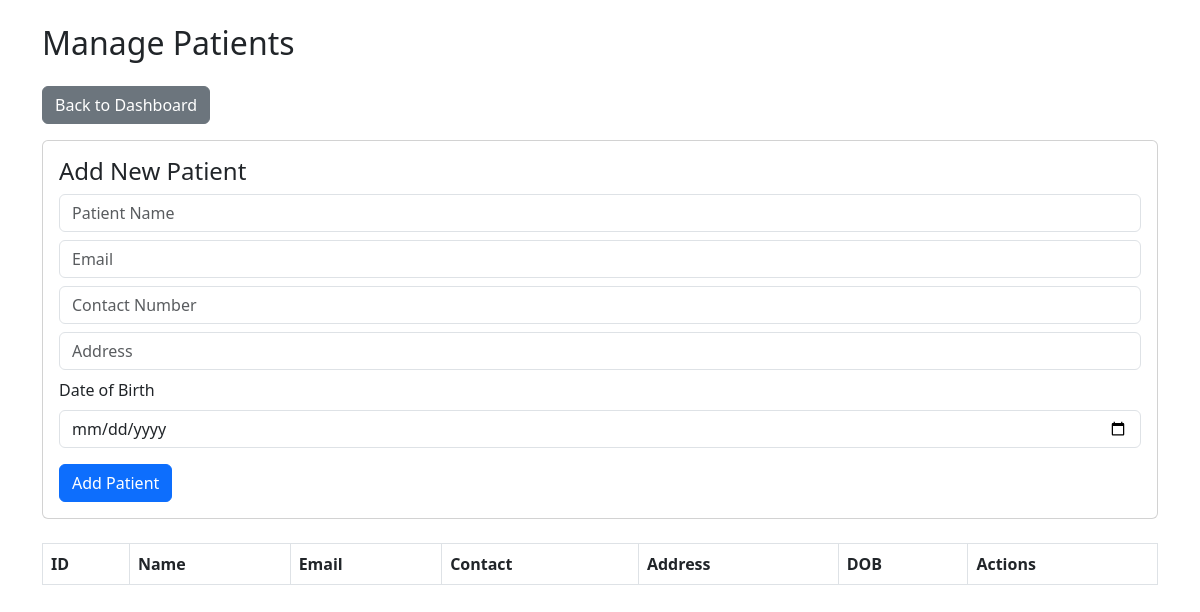
The page /admin/patients (signed in) on the database as committed earlier.
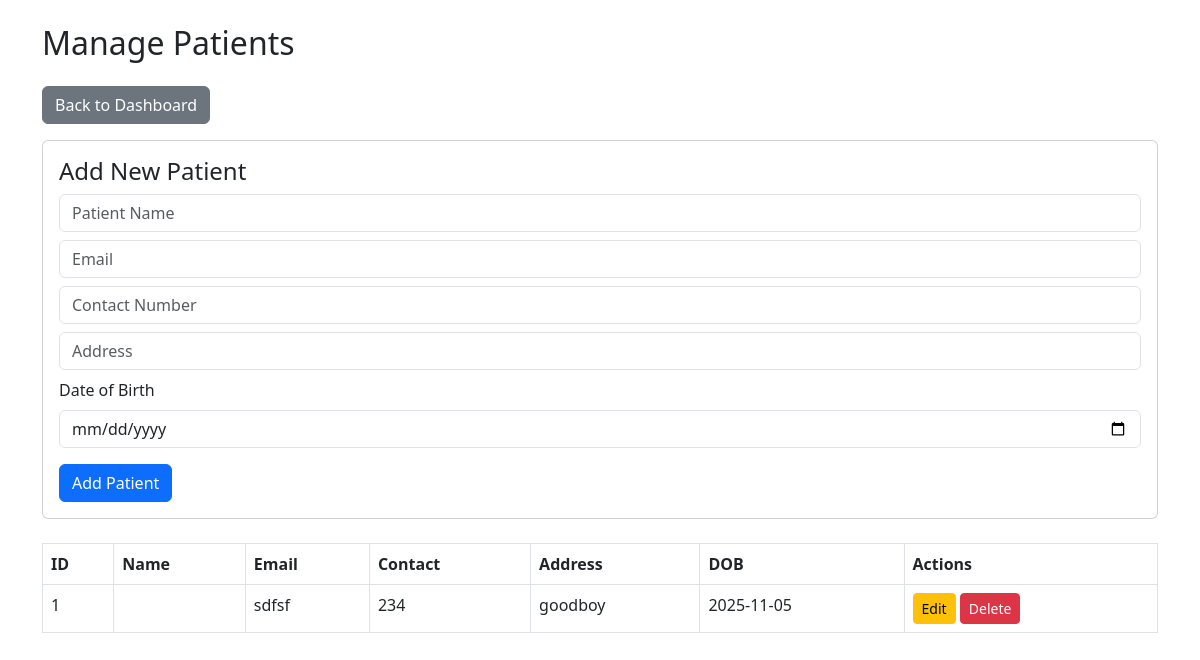
The same page on the database as committed later.
### app.py (models this page shows)
class PatientProfile(db.Model):
    id = db.Column(db.Integer, primary_key=True)
    email = db.Column(db.String(120), unique=True, nullable=False)
    contact = db.Column(db.String(20), nullable=False)
    address = db.Column(db.String(200), nullable=False)
    dob = db.Column(db.Date, nullable=False)
    user_id = db.Column(db.Integer, db.ForeignKey('user.id'), unique=True)

### app.py (the view)
@app.route("/admin/patients")
@login_required
def manage_patients():
    if current_user.role != "admin":
        abort(403)
    patients = PatientProfile.query.all()
    return render_template("manage_patients.html", patients=patients)

### app.py (called while the page is built)
@login_manager.user_loader
def load_user(user_id):
    return User.query.get(int(user_id))

### templates/manage_patients.html (shortened to what this page needs)
<!DOCTYPE html>
<html lang="en">
<head>
    <link href="https://cdn.jsdelivr.net/npm/bootstrap@5.3.0/dist/css/bootstrap.min.css" rel="stylesheet">
</head>
<body>
<div class="container mt-4">
    <h2 class="mb-4">Manage Patients</h2>
    <a href="/admin/dashboard" class="btn btn-secondary mb-3">Back to Dashboard</a>
    <div class="card p-3 mb-4">
        <h4>Add New Patient</h4>
        <form method="POST" action="{{ url_for('add_patient') }}">
            <div class="mb-2">
                <input type="text" name="name" class="form-control" placeholder="Patient Name" required>
            </div>
            <div class="mb-2">
                <input type="email" name="email" class="form-control" placeholder="Email" required>
            </div>
            <div class="mb-2">
                <input type="text" name="contact" class="form-control" placeholder="Contact Number" required>
            </div>
            <div class="mb-2">
                <input type="text" name="address" class="form-control" placeholder="Address" required>
            </div>
            <div class="mb-2">
                <label class="form-label">Date of Birth</label>
                <input type="date" name="dob" class="form-control" required>
            </div>
            <button type="submit" class="btn btn-primary mt-2">Add Patient</button>
        </form>
    </div>
    <table class="table table-bordered">
        <thead>
        <tr>
            <th>ID</th><th>Name</th><th>Email</th><th>Contact</th><th>Address</th><th>DOB</th><th>Actions</th>
        </tr>
        </thead>
        <tbody>
        {% for patient in patients %}
        <tr>
            <td>{{ patient.id }}</td>
            <td>{{ patient.name }}</td>
            <td>{{ patient.email }}</td>
            <td>{{ patient.contact }}</td>
            <td>{{ patient.address }}</td>
            <td>{{ patient.dob if patient.dob else '' }}</td>
            <td>
                <a href="{{ url_for('edit_patient', patient_id=patient.id) }}" class="btn btn-warning btn-sm">Edit</a>
                <a href="{{ url_for('delete_patient', patient_id=patient.id) }}" class="btn btn-danger btn-sm" onclick="return confirm('Are you sure?')">Delete</a>
            </td>
        </tr>
        {% endfor %}
        </tbody>
    </table>
</div>
</body>
</html>

Rows that differ between the two databases and show on the page:
added PatientProfile: id "1", email "sdfsf", contact "234", address "goodboy", dob "2025-11-05"
